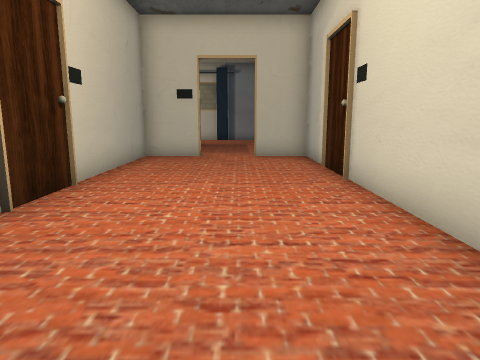
view 1 (above)

16 first-person views from a walk through a level from a Godot 3-D game. The camera is 1.3 m above the floor, tilts 10° down and sees 70° across. Doors that lead somewhere are drawn open, without their leaves. The floor is counted in squares, 1 m on a side. Each view is taken from the middle of a square. On the plan, view 1 faces up. The plan holds only what a view shows up to about 15 squares ahead; the rest is blank. Some surface patterns are stand-ins.

view 2
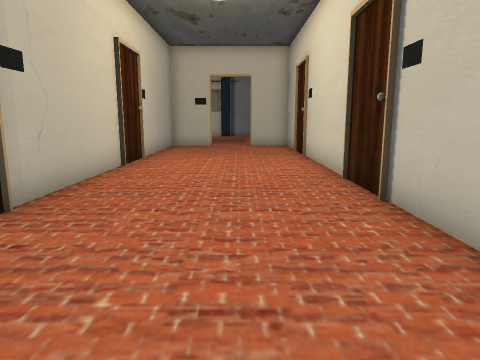

view 3
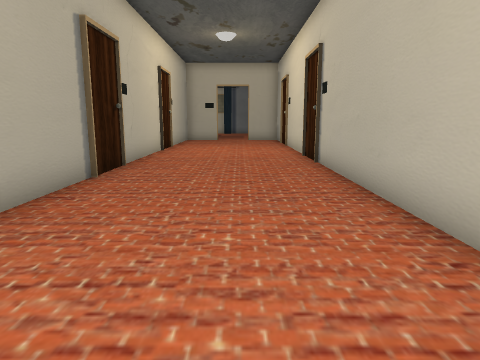

view 4
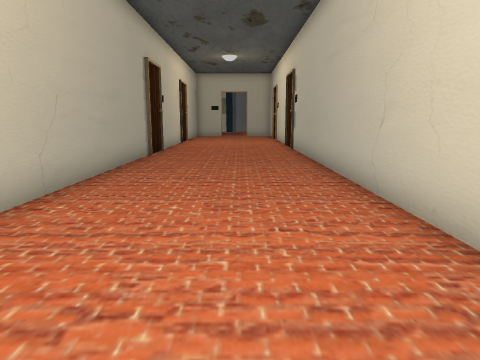

view 5
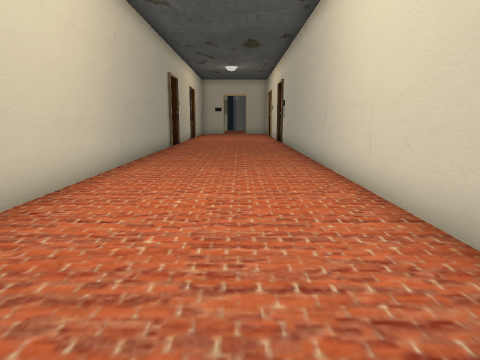

view 6
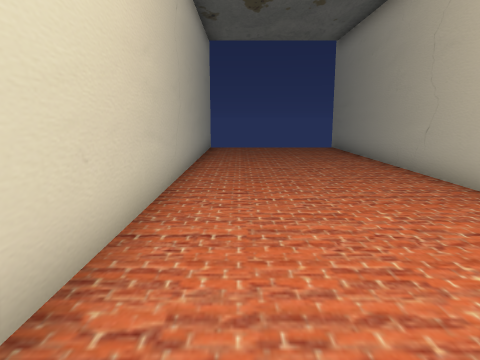

view 7
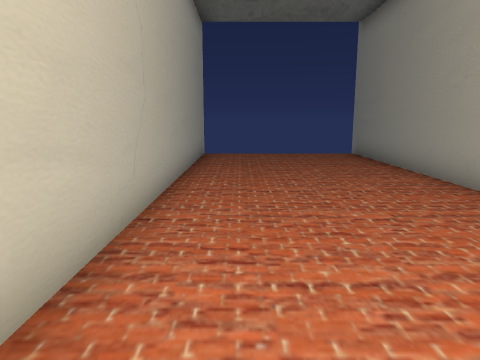

view 8
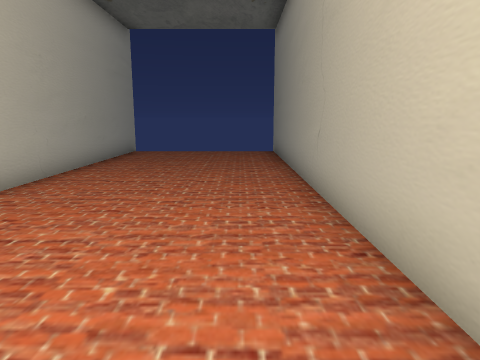

view 9
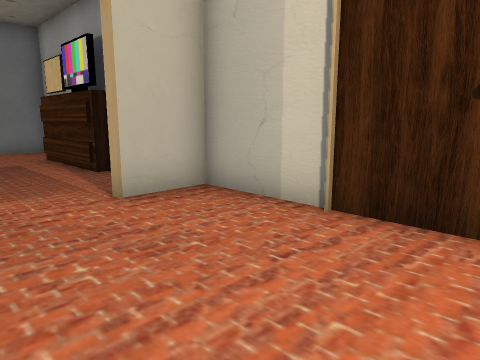

view 10
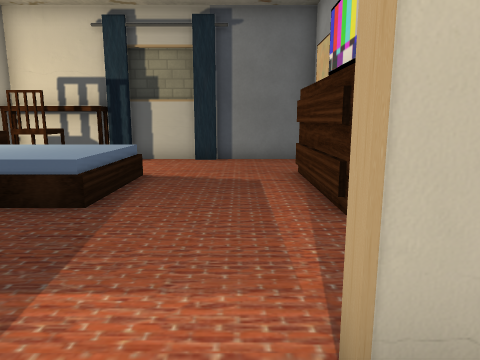

view 11
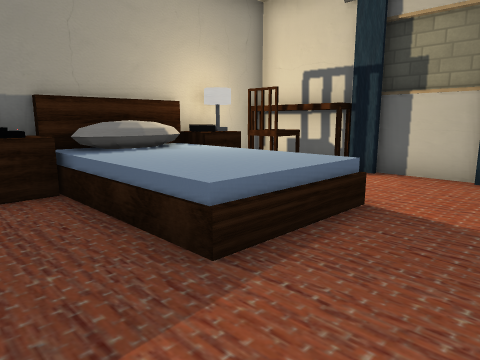

view 12
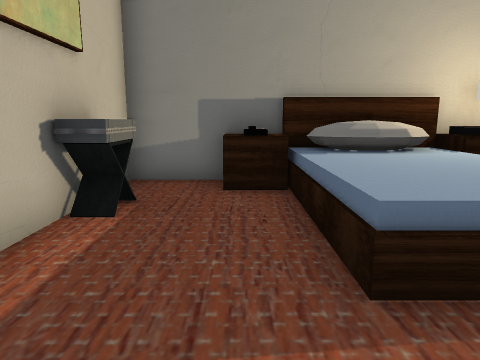

view 13
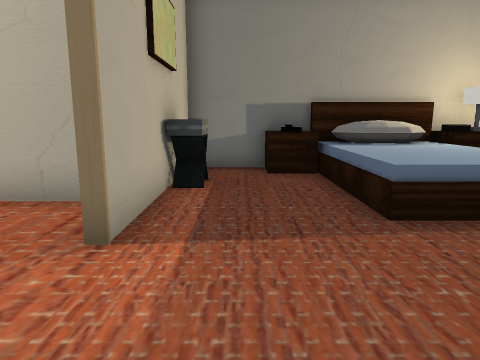

view 14
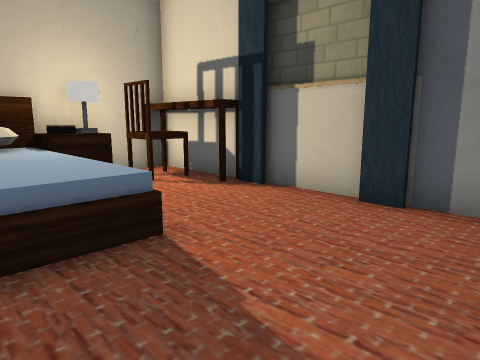

view 15
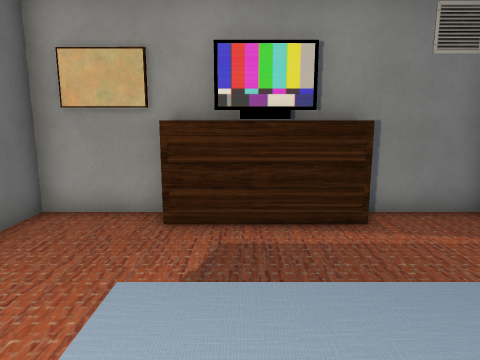

view 16
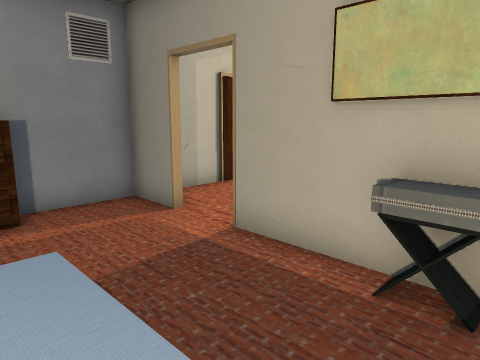

### Floor plan
Key: @ floor where view 1 was taken; # wall or solid block; . main floor; : floor 0.75 m higher than the main floor; / step, stairs or slope; D door; = window, fence, low wall or low ledge; ^ raised ledge; R dresser; E desk; C chair; U curtain; N nightstand; B bed.
Columns run from 8 left of view 1 to 3 right of it. Each row starts with its distance up from view 1.
 23  ###########
 22  EC#U..U...#
 21 ##C........#
 20 #N.........#
 19 ##::::....R
 18 #B/:::....R
 17 #B/:::....R
 16 ##////....R
 15 #=.........#
 14 #..........#
 13 #..^.##DD###
 12 ######.DD..#
 11     #......#
 10     #......#
  9     #.....D
  8     #.....DD
  7     ##.....#
  6      D.....#
  5     #D.....#
  4     #......#
  3     #......#
  2     #.....D
  1     #.....D
  0     ##..@..#
 -1      D.....#
 -2     #D.....#
 -3     #......#
 -4     #......#
 -5     #......#
 -6     #......#
 -7     #......#
 -8     #......#
 -9     #......#
-10     #......#
-11     #......#
-12     #......#
-13     #......#
-14     #......#
-15     #......#
-16     #......#
-17     #......#
-18     #......#
-19     #......#
-20     #......#
-21     #......#
-22     #......#
-23     #......#
-24     #......#
-25     #......#
-26     #......#
-27     #......#
-28     #      #

Where each view was taken, in squares from view 1:
view 1: 0 up, 0 right, facing up
view 2: 5 down, 0 right, facing up
view 3: 10 down, 0 right, facing up
view 4: 15 down, 0 right, facing up
view 5: 19 down, 0 right, facing up
view 6: 11 down, 1 right, facing down
view 7: 14 down, 1 right, facing down
view 8: 13 down, 2 left, facing down
view 9: 7 up, 2 left, facing up-right
view 10: 11 up, 0 right, facing up
view 11: 14 up, 0 right, facing up-left
view 12: 15 up, 0 right, facing left
view 13: 14 up, 2 right, facing left
view 14: 17 up, 1 right, facing up-left
view 15: 18 up, 5 left, facing right
view 16: 17 up, 6 left, facing down-right
